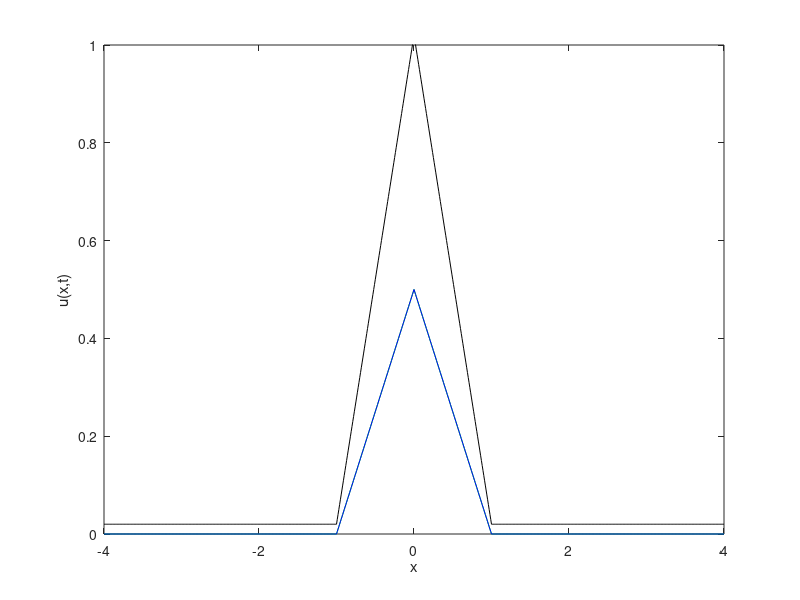

Source code (MATLAB): (Note: this script raises an error after producing the figure.)
c = 2; % Wave speed
x = -4:0.01:4; % Region defined
dt = 0.01; % Time step
start_time = 0; % Initial time
end_time = 1; % End time
range = [0, 1]; % Axis range

% Initialising figure
Figure1 = figure(1);
axis_left = x(1);
axis_right = x(end);
axis_top = range(1);
axis_bottom = range(2);
% exportgraphics(gcf,'Travelling_wave_q2.gif');
for t=start_time:dt:end_time
    % clf(1);
    
    
    % Initialise function size
    phi1=zeros(size(x));
    phi2=zeros(size(x));

    % Travelling wave
    phi1(abs(x-c*t)<1) = 1/2*(1-abs(x(abs(x-c*t)<1)-c*t));
    phi2(abs(x+c*t)<1) = 1/2*(1-abs(x(abs(x+c*t)<1)+c*t));
    % Superposition of waves
    y = phi1+phi2+0.02;

    % Plotting the waves
    
    plot(x,y,'k',LineWidth=2)
    hold on
    plot(x,phi1,'g',LineWidth=3)
    plot(x,phi2,'b',LineWidth=3)
    

    axis([axis_left axis_right axis_top axis_bottom]);
    ylabel("u(x,t)")
    xlabel("x")
    % xticks([axis_left axis_left/2 0 axis_right/2 axis_right])
    % xticklabels({'x=-4pi','x = -2pi','x = 0','x = 2pi','x = 4pi'})

    hold off
    

    % Adding time to plot
    time_string = sprintf("t=%1.2f",round(t,2));
    text(pi,0.9,time_string);

    % Creating animation
    drawnow;
    

    % Create gif
    % exportgraphics(gcf,'one_triangle_travelling_wave.gif','Append',true);
% % 
end